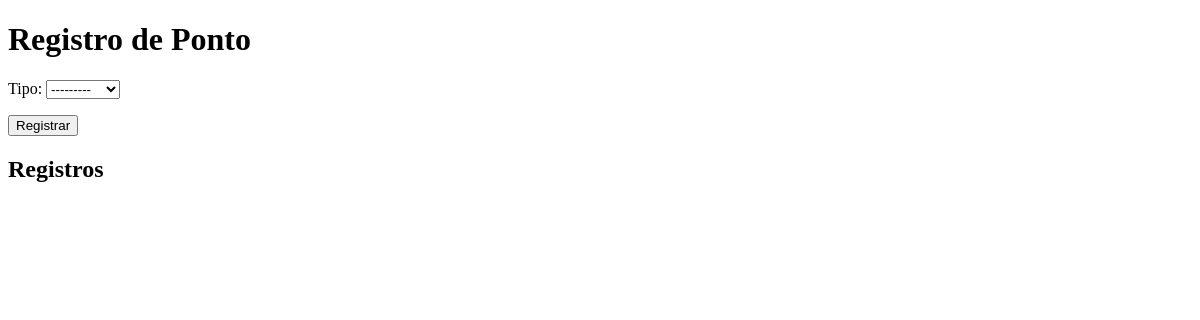
/ponto/ (signed in), run on an earlier commit of the app's database.
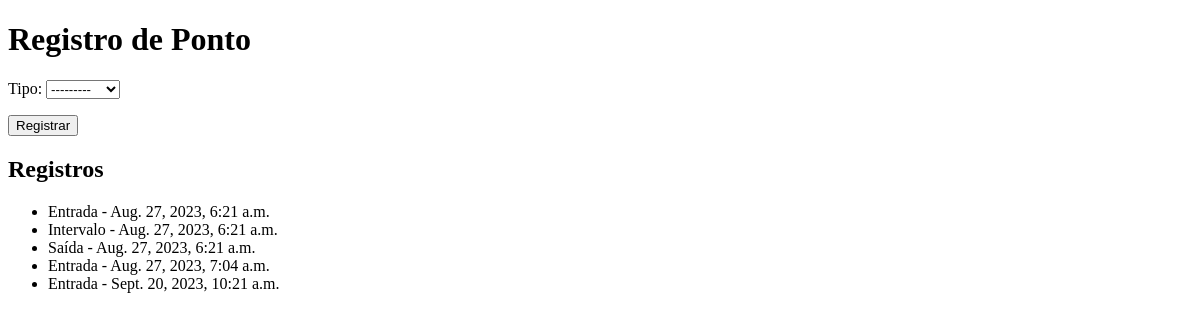
And on a later commit of the database.
### ponto/models.py (models this page shows)
class RegistroPonto(models.Model):
    FUNCIONARIO_CHOICES = (
        ('entrada', 'Entrada'),
        ('saida', 'Saída'),
        ('intervalo', 'Intervalo'),
    )
    funcionario = models.ForeignKey('contrib.Funcionario', on_delete=models.DO_NOTHING, null= True)
    tipo = models.CharField(max_length=10, choices=FUNCIONARIO_CHOICES)
    data_hora = models.DateTimeField(default=timezone.now)

### ponto/views.py (the view)
# urls.py: path('', views.registrar_ponto, name='registrar_ponto'),
@login_required
def registrar_ponto(request):
    funcionario = request.user.funcionario  # Assumindo que você tem um campo 'funcionario' na sua model de usuário
    if request.method == 'POST':
        form = RegistroPontoForm(request.POST)
        if form.is_valid():
            registro = form.save(commit=False)
            registro.funcionario = funcionario
            registro.save()
            return redirect('registrar_ponto')
    else:
        form = RegistroPontoForm()
    registros = RegistroPonto.objects.filter(funcionario=funcionario)
    return render(request, 'ponto/registrar_ponto.html', {'form': form, 'registros': registros})

### ponto/forms.py
class RegistroPontoForm(forms.ModelForm):
    class Meta:
        model = RegistroPonto
        fields = ['tipo']

### templates/ponto/registrar_ponto.html (shortened to what this page needs)
<!DOCTYPE html>
<html>
<head>
</head>
<body>
    <h1>Registro de Ponto</h1>
    <form method="post">
        {{ form.as_p }}
        <button type="submit">Registrar</button>
    </form>
    <h2>Registros</h2>
    <ul>
        {% for registro in registros %}
            <li>{{ registro.get_tipo_display }} - {{ registro.data_hora }}</li>
        {% endfor %}
    </ul>
</body>
</html>

What changed in the data, as far as the page shows it:
added RegistroPonto: tipo "Entrada", data_hora "Aug. 27, 2023, 6:21 a.m."
added RegistroPonto: tipo "Intervalo", data_hora "Aug. 27, 2023, 6:21 a.m."
added RegistroPonto: tipo "Saída", data_hora "Aug. 27, 2023, 6:21 a.m."
added RegistroPonto: tipo "Entrada", data_hora "Aug. 27, 2023, 7:04 a.m."
added RegistroPonto: tipo "Entrada", data_hora "Sept. 20, 2023, 10:21 a.m."
